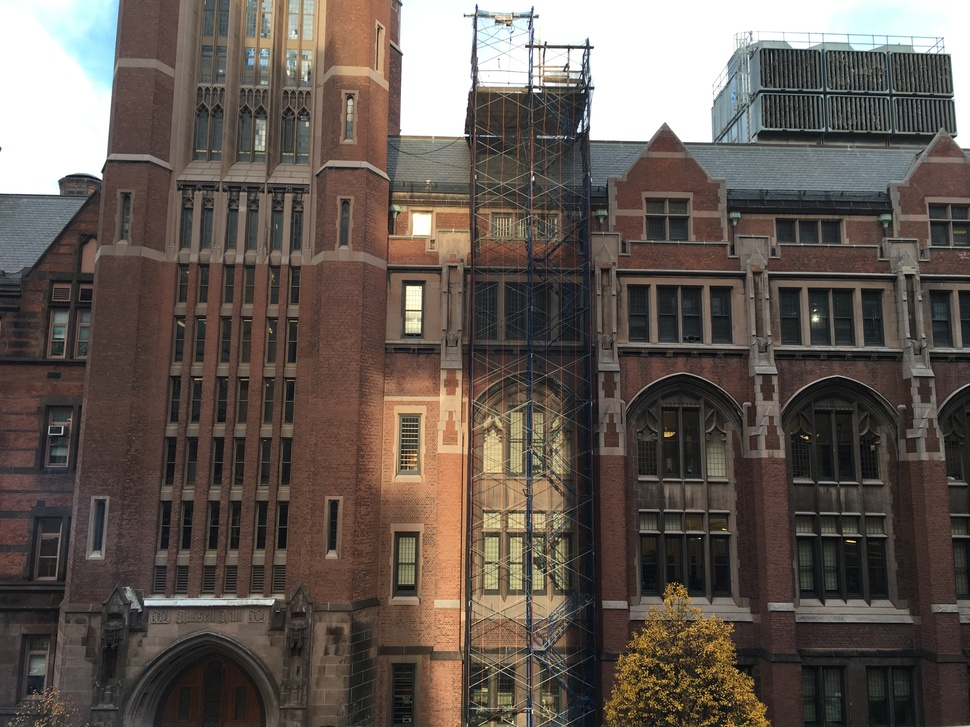
#> input picture sift/t1.JPG, 970 x 727 px, shrunk from 4032 x 3024 before the run
$ python test.py   (Python 2 division)
#> lines starting #> are read from the running program, lines starting #| are printed output that depends on the picture
"""
test.py

Use this code to compare 2 images based on ORB descriptors. the meat of the editable code
is in the main checkfunc.
"""

import cv2
import numpy as np
from matplotlib import pyplot as plt

print "version", cv2.__version__

def get_attr(obj):
	return dict([attr, getattr(obj, attr)] for attr in dir(obj) if not attr.startswith('_'))
def getDescriptor(filename):
	img = cv2.imread(filename)

	orb = cv2.ORB_create()

	kp = orb.detect(img,None)

	kp, des = orb.compute(img, kp)

	bitvector_list = []
	for i in range(des.shape[0]):
		s = ""
		for j in range(des.shape[1]):
			s+= '{0:08b}'.format(des[i][j])
		# print i, s
		bitvector_list.append(s)
	# [8 lines of commented-out code are left out]
	return img, kp, des

def matcher(des1, des2):
	# [9 lines of commented-out code are left out]
	bf = cv2.BFMatcher()
	matches = bf.knnMatch(des1,des2, k=2)
	# print type(matches[0][0])
	# print len(matches[0])

	for mat in matches:
		print get_attr(mat[0])
		print get_attr(mat[1])
		print
	# print matches[0][0].distance
	# print matches[0][1].distance
	# Apply ratio test
	good = []
	# for m,n in matches:
	#     if m.distance < 0.80*n.distance:
	#         good.append([m])
	return matches

def renderMatch(img1, kp1, img2, kp2, matches):
	matchesMask = [[0,0] for i in xrange(len(matches))]
	for i,x in enumerate(matches):
		# print i, type(x), len(x)
		# print
	    if x[0].distance < 0.75*x[1].distance:
	        matchesMask[i]=[1,0]

	draw_params = dict(matchColor = (0,255,0),
	                   singlePointColor = (255,0,0),
	                   matchesMask = matchesMask,
	                   flags = 0)

	img3 = cv2.drawMatchesKnn(img1,kp1,img2,kp2,matches,None,**draw_params)
	cv2.imwrite('test.JPG',img3)
	plt.imshow(img3,),plt.show()

if __name__ == '__main__':
	img1, kp1, des1 = getDescriptor('t1.JPG')
#> in getDescriptor, img is the input picture: shape (727, 970, 3); mean B, G, R 82.4, 89.1, 98.9
#> in getDescriptor, `kp = orb.detect(img,None)`: kp = 500 keypoints; strongest (x, y, size): (539, 48, 37.2), (467, 135, 31), (535, 89, 31), (592, 47, 31)
#> after the loop in getDescriptor, `for i in range(des.shape[0]):`: bitvector_list = 500 items
#> kp1 has the same summary as kp in getDescriptor
	img2, kp2, des2 = getDescriptor('t2.JPG')
#> call 2 of getDescriptor, with filename = 't2.JPG'
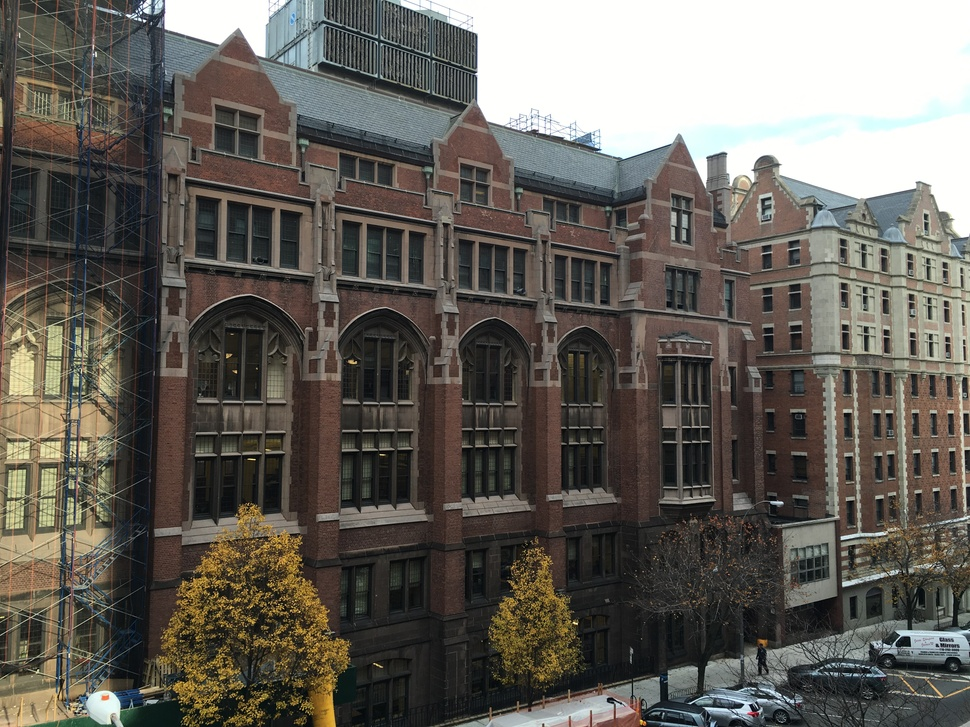
#> input picture sift/t2.JPG, 970 x 727 px, shrunk from 4032 x 3024 before the run
#> in getDescriptor, img is the input picture: shape (727, 970, 3); mean B, G, R 90.7, 97.6, 101.6
#> in getDescriptor (call 2), `kp = orb.detect(img,None)`: kp = 500 keypoints; strongest (x, y, size): (576, 623, 31), (476, 74, 31), (898, 634, 31), (843, 585, 31)
#> kp2 has the same summary as kp in getDescriptor
	matches = matcher(des1, des2)
#> in matcher, `matches = bf.knnMatch(des1,des2, k=2)`: matches = 500 matches
#> the loop in matcher, `for mat in matches:` made 500 passes
#> (printed output is left out)
#> matches = 500 matches
	renderMatch(img1, kp1, img2, kp2, matches)
#> in renderMatch, `matchesMask = [[0,0] for i in xrange(len(matches))]`: matchesMask = 500 pairs, first value 0 to 0, second value 0 to 0
#> after the loop in renderMatch, `for i,x in enumerate(matches):`: matchesMask = 500 pairs, first value 0 to 1, second value 0 to 0
#> in renderMatch, `draw_params = dict(matchColor = (0,255,0), singlePointColor = (255,0,0..`: draw_params = 4 items
#> in renderMatch, `img3 = cv2.drawMatchesKnn(img1,kp1,img2,kp2,matches,None,**draw_params)`:
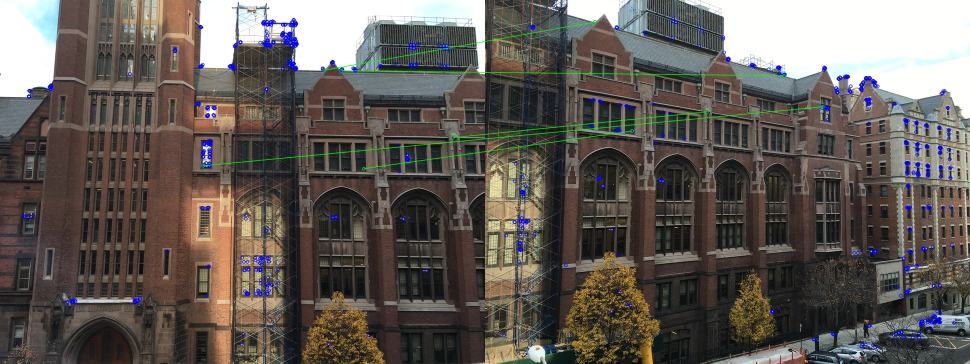
#> img3: shape (727, 1940, 3) (shown at 1/2 size); mean B, G, R 87.5, 92.8, 98.8
